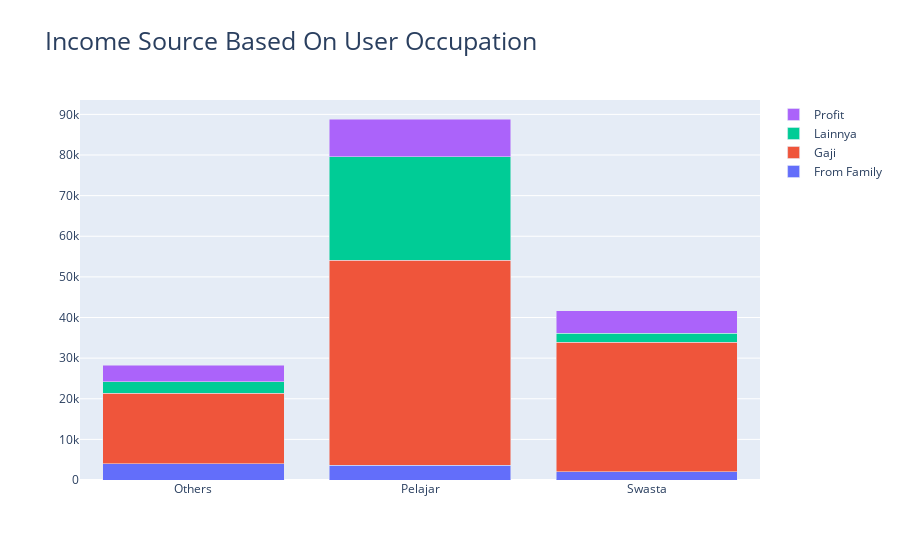

Here is the notebook cell this chart was saved with:
### Markdown cell above
#### What income source do most of our users have based on their occupation?

### Code cell
user_occupation_x_income_source = pd.crosstab(daily_user_transaction['user_occupation'], daily_user_transaction['user_income_source'])

data = []

for x in user_occupation_x_income_source.columns:
   data.append(go.Bar(name=str(x), x=user_occupation_x_income_source.index, y=user_occupation_x_income_source[x]))

fig = go.Figure(data)
fig.update_layout(barmode = 'stack',
                  showlegend=True,
                  title="Income Source Based On User Occupation",
                  title_font=dict(size=25)
)

fig.show()

### Figure 1 — Plotly figure (JSON) as saved in the notebook; plotly's stock layout.template omitted (floating-point values rounded to 4 significant figures)
{"data": [{"name": "From Family", "type": "bar", "x": ["Others", "Pelajar", "Swasta"], "y": [4029, 3650, 2045]}, {"name": "Gaji", "type": "bar", "x": ["Others", "Pelajar", "Swasta"], "y": [17295, 50474, 31842]}, {"name": "Lainnya", "type": "bar", "x": ["Others", "Pelajar", "Swasta"], "y": [2836, 25442, 2284]}, {"name": "Profit", "type": "bar", "x": ["Others", "Pelajar", "Swasta"], "y": [4073, 9299, 5542]}], "layout": {"barmode": "stack", "showlegend": true, "title": {"font": {"size": 25}, "text": "Income Source Based On User Occupation"}}}
